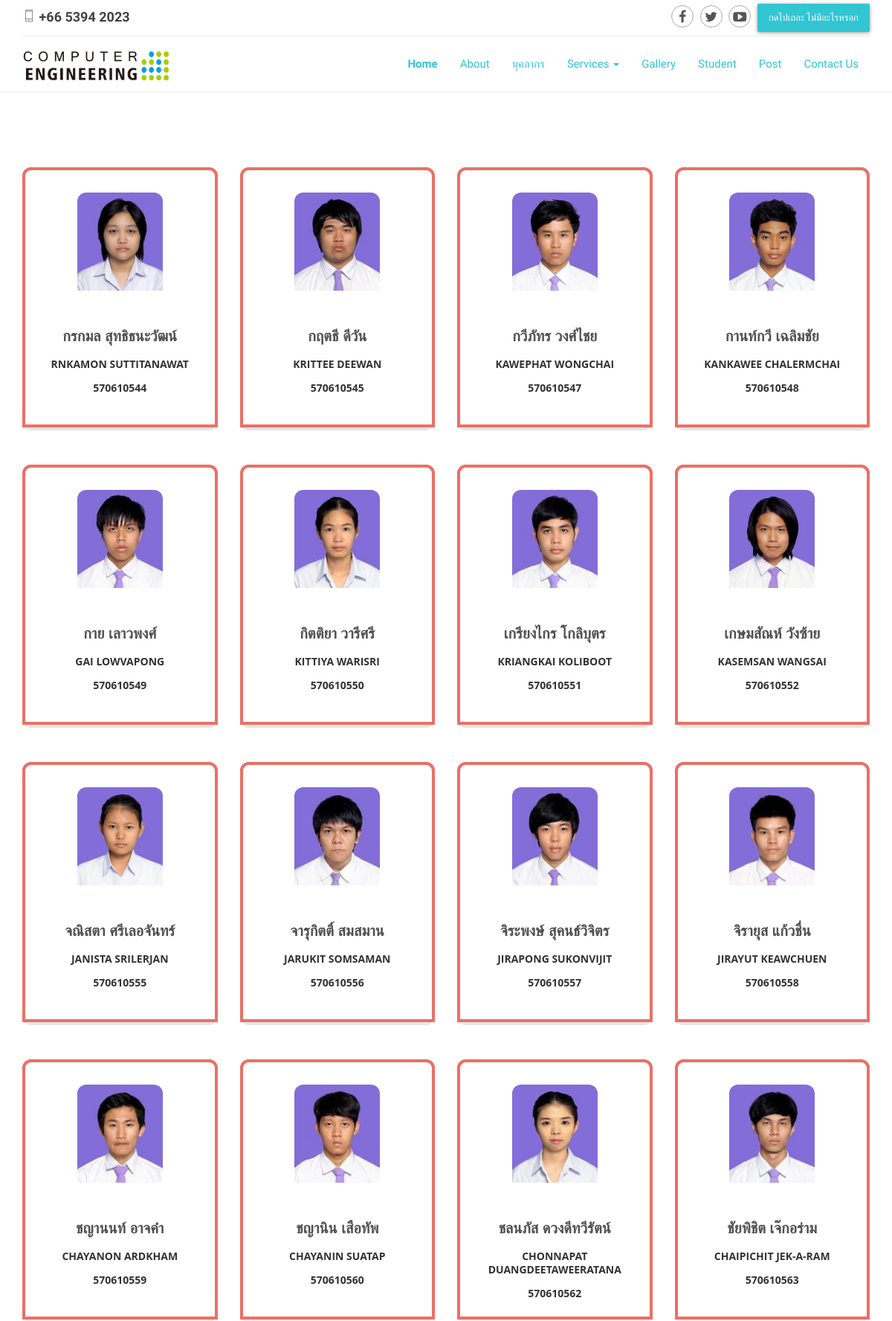
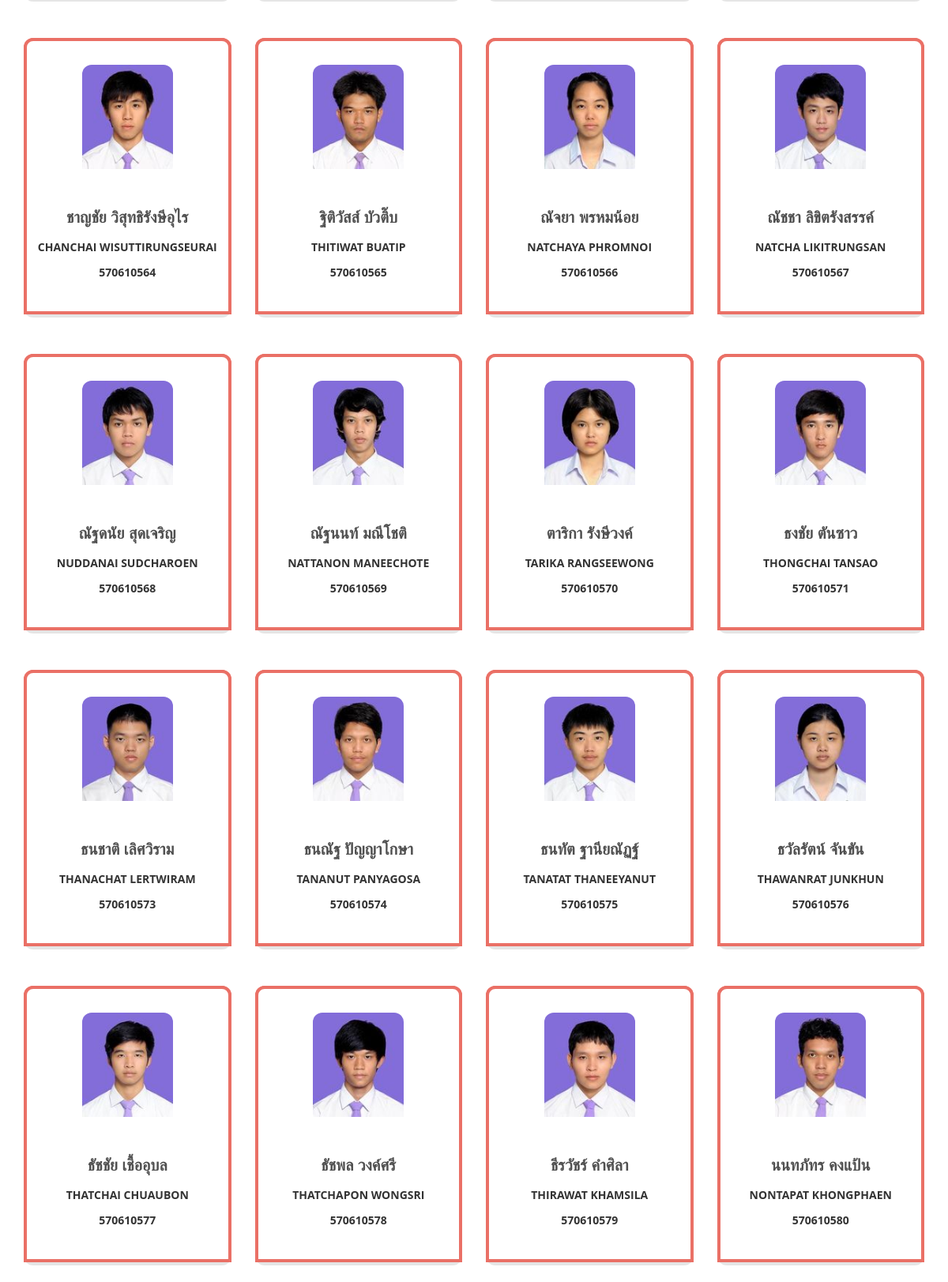
Screenshot of /advancedShowstudent3.php (upper part) with the database file from the repository (2 pictures, top to bottom).
### tables this page shows
CREATE TABLE `student3` (
  `id` int(11) NOT NULL,
  `name_ENG` varchar(12) NOT NULL,
  `surname_ENG` varchar(19) NOT NULL,
  `name_TH` varchar(12) NOT NULL,
  `surname_TH` varchar(17) NOT NULL,
  `nick_name` varchar(8) NOT NULL,
  `student_ID` varchar(9) NOT NULL,
  `advisor` varchar(28) NOT NULL,
  `garduate` varchar(50) NOT NULL,
  `entrance` varchar(14) NOT NULL,
  `email` varchar(34) NOT NULL,
  `cpe_group` int(2) NOT NULL,
  `img` text NOT NULL
);

### advancedShowstudent3.php (the view, shortened to what this page needs)
<?php require_once("header.php"); ?>
<?php
	$servername = "localhost";
	$username = "root";
	$password = "";
	$dbname = "database";
	$conn = new mysqli($servername, $username, $password,$dbname);
	mysqli_set_charset($conn, "utf8");
	$sql = "SELECT * FROM student3";
	$result = $conn->query($sql);
?>
     <section class="mainContent full-width clearfix">
          <div class="container">
                <div class="row">
                	 <?php while($row = $result->fetch_assoc()): ?>
					<div class="col-sm-6 col-md-3 margin20 ">
						<div class="box bg-color-3">
							<div class="box-img border-color-3 text-center">
								<div class="gallery"><a  href="studentprofile3.php?id=<?=$row["id"]?>">
									<img  src=<?=$row["img"]?> alt="image" class="img-responsive">
								</div>
								<div class="box-info">
									<br>
									<br>
									<h4><a href="studentprofile3.php?id=<?=$row["id"]?>"><?=$row["name_TH"]?> <?=$row["surname_TH"]?></a></h4>
									<h5><a href="studentprofile3.php?id=<?=$row["id"]?>"><?=$row["name_ENG"]?> <?=$row["surname_ENG"]?></a></h5>
									<h5><a href="studentprofile3.php?id=<?=$row["id"]?>"><?=$row["student_ID"]?> </a></h5>
								</div>
							</div>
						</div>
					</div>
				<?php endwhile; ?>
          </div>
    </section>
<?php require_once("footer.php"); ?>

### css/medical.css (style rules this page uses)
body { -webkit-font-smoothing: antialiased; -webkit-text-size-adjust: 100%; -ms-text-size-adjust: 100%; font-family: "Source Sans Pro", sans-serif; color: #424242; font-size: 14px; font-weight: 400; line-height: 24px; background-color: #fff; }
*, *:before, *:after { -webkit-box-sizing: border-box; -moz-box-sizing: border-box; box-sizing: border-box; }
a { color: #333; -moz-transition: all 200ms ease-in; -o-transition: all 200ms ease-in; -webkit-transition: all 200ms ease-in; transition: all 200ms ease-in; }
h1, h2, h3, h4, h5, h6 { color: #060606; font-weight: 700; margin: 0; }
h4 { font-size: 1.4em; font-weight: 700; letter-spacing: normal; line-height: 27px; margin: 0 0 14px 0; }
h5 { font-size: 1em; font-weight: 700; letter-spacing: normal; line-height: 18px; margin: 0 0 14px 0; }
.margin20 { margin-bottom: 20px; }
.gallery { position: relative; overflow: hidden; }

### rows the page displays
student3: img (picture), name_TH "กรกมล", surname_TH "สุทธิธนะวัฒน์", name_ENG "RNKAMON", surname_ENG "SUTTITANAWAT", student_ID "570610544"
student3: img (picture), name_TH "กฤตธี", surname_TH "ดีวัน", name_ENG "KRITTEE", surname_ENG "DEEWAN", student_ID "570610545"
student3: img (picture), name_TH "กวีภัทร", surname_TH "วงศ์ไชย", name_ENG "KAWEPHAT", surname_ENG "WONGCHAI", student_ID "570610547"
student3: img (picture), name_TH "กานท์กวี", surname_TH "เฉลิมชัย", name_ENG "KANKAWEE", surname_ENG "CHALERMCHAI", student_ID "570610548"
student3: img (picture), name_TH "กาย", surname_TH "เลาวพงศ์", name_ENG "GAI", surname_ENG "LOWVAPONG", student_ID "570610549"
student3: img (picture), name_TH "กิตติยา", surname_TH "วารีศรี", name_ENG "KITTIYA", surname_ENG "WARISRI", student_ID "570610550"
student3: img (picture), name_TH "เกรียงไกร", surname_TH "โกลิบุตร", name_ENG "KRIANGKAI", surname_ENG "KOLIBOOT", student_ID "570610551"
student3: img (picture), name_TH "เกษมสัณห์", surname_TH "วังซ้าย", name_ENG "KASEMSAN", surname_ENG "WANGSAI", student_ID "570610552"
student3: img (picture), name_TH "จณิสตา", surname_TH "ศรีเลอจันทร์", name_ENG "JANISTA", surname_ENG "SRILERJAN", student_ID "570610555"
student3: img (picture), name_TH "จารุกิตติ์", surname_TH "สมสมาน", name_ENG "JARUKIT", surname_ENG "SOMSAMAN", student_ID "570610556"
student3: img (picture), name_TH "จิระพงษ์", surname_TH "สุคนธ์วิจิตร", name_ENG "JIRAPONG", surname_ENG "SUKONVIJIT", student_ID "570610557"
student3: img (picture), name_TH "จิรายุส", surname_TH "แก้วชื่น", name_ENG "JIRAYUT", surname_ENG "KEAWCHUEN", student_ID "570610558"
student3: img (picture), name_TH "ชญานนท์", surname_TH "อาจคำ", name_ENG "CHAYANON", surname_ENG "ARDKHAM", student_ID "570610559"
student3: img (picture), name_TH "ชญานิน", surname_TH "เสือทัพ", name_ENG "CHAYANIN", surname_ENG "SUATAP", student_ID "570610560"
student3: img (picture), name_TH "ชลนภัส", surname_TH "ดวงดีทวีรัตน์", name_ENG "CHONNAPAT", surname_ENG "DUANGDEETAWEERATANA", student_ID "570610562"
student3: img (picture), name_TH "ชัยพิชิต", surname_TH "เจ๊กอร่าม", name_ENG "CHAIPICHIT", surname_ENG "JEK-A-RAM", student_ID "570610563"
student3: img (picture), name_TH "ชาญชัย", surname_TH "วิสุทธิรังษีอุไร", name_ENG "CHANCHAI", surname_ENG "WISUTTIRUNGSEURAI", student_ID "570610564"
student3: img (picture), name_TH "ฐิติวัสส์", surname_TH "บัวติ๊บ", name_ENG "THITIWAT", surname_ENG "BUATIP", student_ID "570610565"
student3: img (picture), name_TH "ณัจยา", surname_TH "พรหมน้อย", name_ENG "NATCHAYA", surname_ENG "PHROMNOI", student_ID "570610566"
student3: img (picture), name_TH "ณัชชา", surname_TH "ลิขิตรังสรรค์", name_ENG "NATCHA", surname_ENG "LIKITRUNGSAN", student_ID "570610567"
student3: img (picture), name_TH "ณัฐดนัย", surname_TH "สุดเจริญ", name_ENG "NUDDANAI", surname_ENG "SUDCHAROEN", student_ID "570610568"
student3: img (picture), name_TH "ณัฐนนท์", surname_TH "มณีโชติ", name_ENG "NATTANON", surname_ENG "MANEECHOTE", student_ID "570610569"
student3: img (picture), name_TH "ตาริกา", surname_TH "รังษีวงค์", name_ENG "TARIKA", surname_ENG "RANGSEEWONG", student_ID "570610570"
student3: img (picture), name_TH "ธงชัย", surname_TH "ตันซาว", name_ENG "THONGCHAI", surname_ENG "TANSAO", student_ID "570610571"
student3: img (picture), name_TH "ธนชาติ", surname_TH "เลิศวิราม", name_ENG "THANACHAT", surname_ENG "LERTWIRAM", student_ID "570610573"
student3: img (picture), name_TH "ธนณัฐ", surname_TH "ปัญญาโกษา", name_ENG "TANANUT", surname_ENG "PANYAGOSA", student_ID "570610574"
student3: img (picture), name_TH "ธนทัต", surname_TH "ฐานียณัฏฐ์", name_ENG "TANATAT", surname_ENG "THANEEYANUT", student_ID "570610575"
student3: img (picture), name_TH "ธวัลรัตน์", surname_TH "จันขัน", name_ENG "THAWANRAT", surname_ENG "JUNKHUN", student_ID "570610576"
student3: img (picture), name_TH "ธัชชัย", surname_TH "เชื้ออุบล", name_ENG "THATCHAI", surname_ENG "CHUAUBON", student_ID "570610577"
student3: img (picture), name_TH "ธัชพล", surname_TH "วงค์ศรี", name_ENG "THATCHAPON", surname_ENG "WONGSRI", student_ID "570610578"
student3: img (picture), name_TH "ธีรวัชร์", surname_TH "คำศิลา", name_ENG "THIRAWAT", surname_ENG "KHAMSILA", student_ID "570610579"
student3: img (picture), name_TH "นนทภัทร", surname_TH "คงแป้น", name_ENG "NONTAPAT", surname_ENG "KHONGPHAEN", student_ID "570610580"
